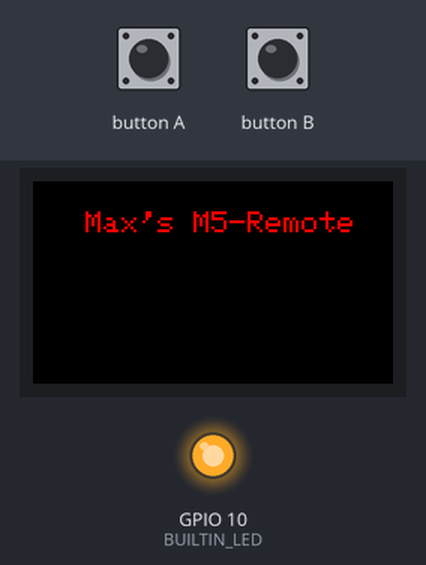
A sketch run on a simulated ESP32-S3. On the bench: 240×135 colour display, output pins drawn as LEDs (lit = HIGH). The test bench sets the inputs (shaded band). WiFi joins after 1.5 s; servers stay silent unless stated; web services answer with replies made up by the test bench; what the sketch prints to the serial monitor is not drawn.

Above: at 3.8 s.
3.9 s: button A pressed for 0.65 s
At 5.0 s:
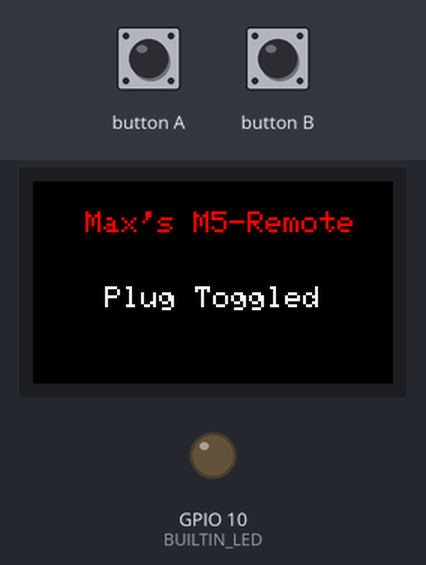
Timing chart, 0 to 6.9 s (numbered marks = the images above; inputs shaded):
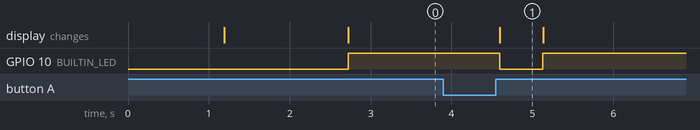

The sketch:

M5StickC-FanRemote.ino
```cpp
#include <M5StickCPlus.h>
#include <WiFi.h>
#include "secrets.h" // Changed password after upload

#define BUILTIN_LED 10
const char* resource = "/trigger/M5StickC-FanRemote/with/key/clDLCT7yMrXZB3Ol86yKv0";
const char* server = "maker.ifttt.com";

void setup(){
  pinMode(BUILTIN_LED, OUTPUT);

  Serial.begin(115200);
  M5.begin();
  delay(1000);

  Serial.println();
  Serial.print("Connecting to ");
  Serial.println(SECRET_SSID);

  M5.Lcd.setCursor(25,40);
  M5.Lcd.fillScreen(BLACK);
  M5.Lcd.setTextColor(WHITE);
  M5.Lcd.setRotation(3);
  M5.Lcd.setTextSize(2);

  M5.Lcd.println("Connecting to...");
  M5.Lcd.setCursor(70,70);
  M5.Lcd.print(SECRET_SSID);

  WiFi.begin(SECRET_SSID, SECRET_PASS);

  while (WiFi.status() != WL_CONNECTED) {
    Serial.print(".");
    delay(500);
  }

  Serial.println("");
  Serial.println("WiFi Connected");
  Serial.println("IP Address: ");
  Serial.println(WiFi.localIP());
}

void loop() {
  M5.update();

  M5.Lcd.setCursor(35,20);
  M5.Lcd.fillScreen(BLACK);
  M5.Lcd.setTextColor(RED);
  M5.Lcd.setRotation(3);
  M5.Lcd.setTextSize(2);
  M5.Lcd.println("Max's M5-Remote"); // Change to whatever you want the name of the remote on the screen to be.

  digitalWrite(BUILTIN_LED, HIGH);

  if (M5.BtnA.wasPressed()) {
    makeIFTTTRequest();
    digitalWrite(BUILTIN_LED, LOW);
    Serial.println("Fan Toggled");
    M5.Lcd.setCursor(48,70);
    M5.Lcd.setTextColor(WHITE);
    M5.Lcd.println("Plug Toggled");
  }
  delay(500);
}

void makeIFTTTRequest() {
  Serial.print("Connecting to ");
  Serial.print(server);
  WiFiClient client;
  int retries = 5;
  while (!!!client.connect(server, 80) && (retries-- > 0)) {
     Serial.print(".");
  }
  Serial.println();
  if (!!!client.connected()) {
    Serial.print("Failed to connect. Entering Sleep.");
  }
  Serial.print("Request Resource: ");
  Serial.println(resource);
  client.print(String("GET ") + resource + " HTTP/1.1\r\n" + "Host: " + server + "\r\n" + "Connection: close\r\n\r\n");

  // Time is 5 seconds worth of 100 millisecond delays.
  int timeout = 5 * 10;
  while (!!!client.available() && timeout-- > 0) {
    delay(100);
  }
  if (!!!client.available()) {
    Serial.print("No response. Entering Sleep.");
  }
  while (client.available()) {
    Serial.write(client.read());
  }

  Serial.println("Closing Connection...");
  client.stop();
}
```

secrets.h
```cpp
// Wifi SSID & Password

#define SECRET_SSID "yournetwork" // Enter SSID
#define SECRET_PASS "yourpassword" // Enter password, leave blank for null
```

Measured:
- after the input at 3.9 s, GPIO 10 (BUILTIN_LED): HIGH → LOW after 0.70 s, → HIGH 0.54 s later; the display: changes after 0.70 s (image 1)
- what the display in image 1 shows lasts 0.5 s, from 4.6 s to 5.1 s
